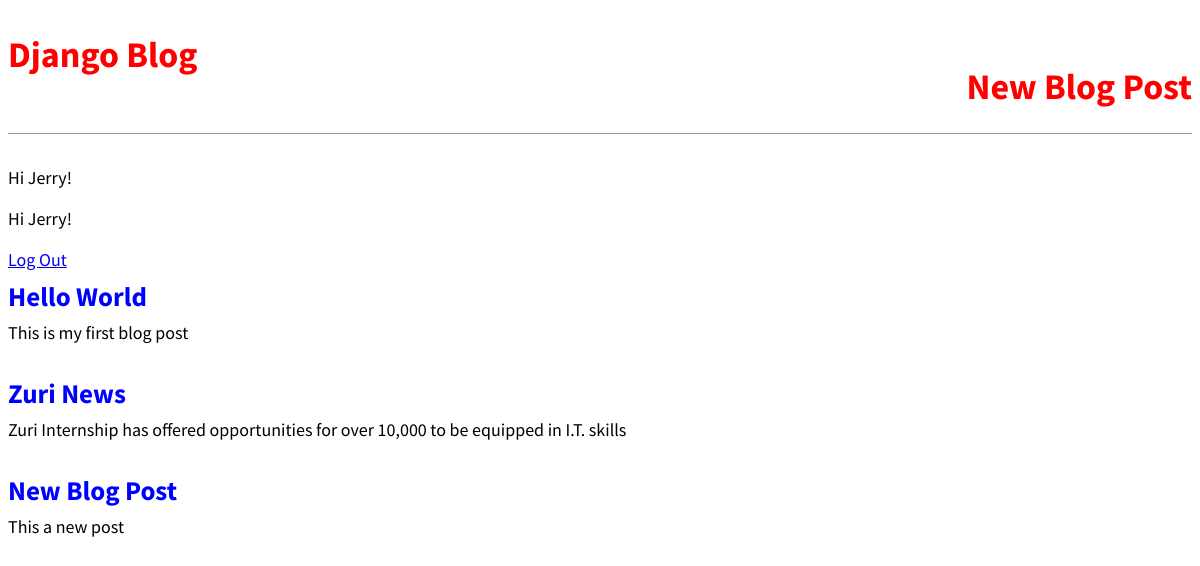
The app's page / (signed in) with its own data.
### blog/models.py (models this page shows, shortened)
class Post(models.Model):
    title = models.CharField(max_length=200)
    author = models.ForeignKey('auth.user', on_delete=models.CASCADE, )
    body = models.TextField()

### blog/views.py (the view)
# urls.py: path('', BlogListView.as_view(), name='home'),
class BlogListView(ListView):
    model = Post
    template_name = 'home.html'

### blog/templates/home.html
{% extends 'base.html' %}
{% block content %}
    {% for post in object_list %}
    <div class="post_entry">
        <h2><a href="{% url 'post_detail' post.pk %}">{{post.title}}</a></h2>
        <p>{{ post.body }}</p>
    </div>
    {% endfor %}
{% endblock %}

### blog/templates/base.html (shortened to what this page needs)
{% load static %}
<!Doctype html>
<html>
    <head>
        <link rel="stylesheet" href="{%static 'css/base.css'%}">
    </head>
    <body>
        <header>
            <div class="nav-left">
                <h1><a href="{% url 'home' %}">Django Blog</a></h1>
            </div>
            <div class="nav-right">
                <h1><a href="{% url 'post_new' %}">New Blog Post</a></h1>
            </div>
        </header>
        {% if user.is_authenticated %}
            <p>Hi {{ user.username }}!</p>
        {% else %}
            <p>You are not logged in.</p>
            <a href="{% url 'login' %}">Log In</a>
        {% endif %}
        {% if user.is_authenticated %}
            <p>Hi {{ user.username }}!</p>
            <a href="{% url 'logout' %}">Log Out</a>
        {% endif %}
        <div>
            {% block content %}
            {% endblock %}
        </div>
    </body>
</html>

### static/css/base.css (style rules this page uses)
body { font-family: 'Source Sans Pro', sans-serif; font-size: 18px; }
header { border-bottom: 1px solid #999; margin-bottom: 2rem; display: flex; }
header a { color: red; text-decoration: none; }
.nav-left { margin-right: auto; }
.nav-right { display: flex; padding-top: 2rem; }
.post_entry { margin-bottom: 2rem; }
.post_entry h2 { margin: 0.5rem 0; }
.post_entry h2 a, .post_entry h2 a:visited { color: blue; text-decoration: none; }
.post_entry p { margin:0; font-height: 400 }

### records on screen
Post: title "Hello World", body "This is my first blog post"
Post: title "Zuri News", body "Zuri Internship has offered opportunities for over 10,000 to be equipped in I.T. skills"
Post: title "New Blog Post", body "This a new post"

### other values on screen
{{ user.username }} "Jerry"
